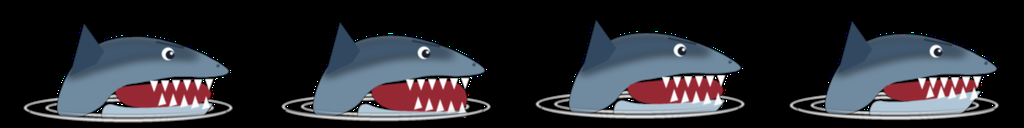
#> input picture assets/shark.png, 1024 x 128 px
$ python -i make_assets.py   (imports and definitions only)
#> lines starting #> are read from the running program, lines starting #| are printed output that depends on the picture
#!/usr/bin/env python3
"""Procedural art generator for the "Frog Jump" (개구리 점프) seasonal maps.

Requirements: Python 3, numpy, scipy, Pillow (WebP support).
Everything is painted procedurally and deterministically (seeded per
theme/asset via crc32), supersampled and downscaled with LANCZOS.

Usage
-----
    python3 tools/make_assets.py                 # every theme + shark
    python3 tools/make_assets.py winter autumn   # only these themes
    python3 tools/make_assets.py shark           # only the shared shark sheet

Output (under assets/, all images are 2x of the 540x960 logical canvas)
-----------------------------------------------------------------------
    assets/shark.png                    1024x128 RGBA, 4 frames of 256x128, faces right
    assets/themes/<id>/water.webp       1080x1920 opaque river water
    assets/themes/<id>/island_start.webp 1080x340 RGBA, shoreline = top edge
    assets/themes/<id>/island_goal.webp  1080x220 RGBA, shoreline = bottom edge,
                                         checkered finish strip y=176..204
    assets/themes/<id>/stone.png        600x200 RGBA oval stepping stone (no shadow)
    assets/themes/<id>/stone_slippery.png 600x200 RGBA wet/slimy (ice in winter)
    assets/themes/<id>/shallow.png      240x160 RGBA faint shoal shadow (alpha<=0.45)
    assets/themes/<id>/particles.png    256x64 RGBA, four 64x64 frames
    assets/themes/<id>/icon.png         96x96 RGBA season icon

How to add a theme
------------------
Add an entry to the THEMES dict (bottom of the "themes" section):

    THEMES['monsoon'] = dict(
        pal=dict(water_top=(r,g,b), water_bot=(r,g,b), water_hi=(r,g,b),
                 water_var=3.0,                      # large-scale colour wobble
                 gnd_a=..., gnd_b=..., sand_a=..., sand_b=...,   # island ground / shore band
                 wet=..., foam=...,                  # shoreline line colours
                 tuft=[(r,g,b), ...],                # tiny ground strokes
                 stone=(r,g,b), shoal=(r,g,b), ring=(r,g,b),
                 algae=[(r,g,b), (r,g,b)]),
        ice=False,                                   # True -> glazed-ice slippery stone
        floaters=fn(img, rng),     # sparse tiny things on the water (paste_sprite helper)
        decor=fn(d, x, y, ss, rng),# one island decoration at (x, y) on an ImageDraw at scale ss
        stone_col=fn(ctx),         # tint / moss / snow on the stone colour array
        stone_over=fn(d, SS, rng), # sprites on the stone (petals, leaves, sparkles ...)
        particles=[fn(d, cx, cy, s)] * 4,   # four 64x64 particle frames (s = motif size)
        icon=fn(d, c, s),          # icon artwork (fills only; outline is auto-added)
        icon_outline=(r, g, b),
    )

Shape helpers (petal, blossom, daisy, sunflower, maple, ginkgo, oak, snowflake,
sparkle, mushroom, evergreen, ...) take (d, cx, cy, size, rot, ...) where d is a
PIL ImageDraw, and can be reused freely.  Then run `python3 tools/make_assets.py monsoon`.
"""
import math
import os
import sys
import zlib

import numpy as np
from PIL import Image, ImageDraw, ImageFilter
from scipy.ndimage import gaussian_filter

ROOT = os.path.abspath(os.path.join(os.path.dirname(__file__), '..', 'assets'))


# ----------------------------------------------------------------------------
# generic helpers
# ----------------------------------------------------------------------------
def rng_for(*parts):
    return np.random.default_rng(zlib.crc32('/'.join(parts).encode()))


def smooth(x, a, b):
    t = np.clip((x - a) / (b - a), 0, 1)
    return t * t * (3 - 2 * t)


def col(c):
    return np.array(c, np.float32)


def lerp(a, b, t):
    return a + (b - a) * t


# [15 lines left out: functions vnoise, fbm, not called in this run]


def to_img(a, mode='RGB'):
    return Image.fromarray(np.clip(a + 0.5, 0, 255).astype(np.uint8), mode)


def save(img, path, **kw):
    os.makedirs(os.path.dirname(path), exist_ok=True)
    img.save(path, **kw)


def lanczos(img, size):
    return img.resize(size, Image.LANCZOS)


# ----------------------------------------------------------------------------
# shape painters: f(d, cx, cy, s, rot, ...)   s = overall diameter in px
# ----------------------------------------------------------------------------
def T(pts, cx, cy, s, rot=0.0, sx=1.0):
    c, sn = math.cos(rot), math.sin(rot)
    return [(cx + (x * sx * c - y * sn) * s, cy + (x * sx * sn + y * c) * s) for x, y in pts]


def chaikin(pts, n=2):
#> called with n = 2
    for _ in range(n):
        out = []
        m = len(pts)
        for i in range(m):
            p, q = pts[i], pts[(i + 1) % m]
            out.append((0.75 * p[0] + 0.25 * q[0], 0.75 * p[1] + 0.25 * q[1]))
            out.append((0.25 * p[0] + 0.75 * q[0], 0.25 * p[1] + 0.75 * q[1]))
        pts = out
    return pts


_R = [(0, 0.5), (0.12, 0.36), (0.26, 0.08), (0.34, -0.2), (0.3, -0.4), (0.17, -0.5), (0.05, -0.47)]
PETAL = chaikin(_R + [(0, -0.43)] + [(-x, y) for x, y in reversed(_R[1:])], 2)


# [8 lines left out: function ell, not called in this run]


def circle(d, cx, cy, r, fill, outline=None):
    d.ellipse((cx - r, cy - r, cx + r, cy + r), fill=fill, outline=outline)


# [40 lines left out: functions petal, blossom, daisy, sunflower, not called in this run]


def maple_pts():
    peaks = [(0, 0.50, 26), (56, 0.48, 26), (-56, 0.48, 26), (112, 0.36, 24), (-112, 0.36, 24)]
    pts = []
    for k in range(0, 360, 3):
        a = k if k <= 180 else k - 360
        r = 0.22
        for pa, pr, hw in peaks:
            dd = abs(((a - pa + 180) % 360) - 180)
            r = max(r, 0.22 + (pr - 0.22) * max(0.0, 1 - dd / hw) ** 0.9)
        r += 0.018 * math.cos(math.radians(a) * 11)
        t = math.radians(a)
        pts.append((r * math.sin(t), -r * math.cos(t) + 0.03))
    return pts


MAPLE = maple_pts()


# [104 lines left out: functions maple, ginkgo, oak, snowflake, sparkle, mushroom and 1 more, not called in this run]


def snow_lump(d, cx, cy, s, rot=0.0, fill=(244, 249, 253), shade=(206, 222, 238)):
    d.polygon(ell(cx + s * 0.03, cy + s * 0.05, s * 0.5, s * 0.3, rot), fill=shade)
    d.polygon(ell(cx, cy, s * 0.48, s * 0.28, rot), fill=fill)


# [338 lines left out: functions sun_icon, sprite, paste_sprite, glow_layer, scatter, paint_water and 7 more, not called in this run]


# ----------------------------------------------------------------------------
# shark
# ----------------------------------------------------------------------------
def shark_frame(i):
    """물 밖으로 입을 벌린 머리만 내민 상어 (오른쪽을 봄). 4프레임: 턱이 벌어졌다 닫히며 살짝 출렁인다."""
    SS = 4
    W, H = 256 * SS, 128 * SS
    ph = 2 * math.pi * i / 4
    openv = 22 + 10 * math.sin(ph)            # 턱 벌어짐 (px)
    bob = 2.0 * math.sin(ph + 1.2)
    wl = (106 + bob) * SS                     # 수면 높이
    S = lambda pts: [(x * SS, (y + bob) * SS) for x, y in pts]
    img = Image.new('RGBA', (W, H), (0, 0, 0, 0))
    d = ImageDraw.Draw(img)

    # 머리 윗부분(등~주둥이~윗턱 아랫선)
    top = chaikin(S([(52, 120), (66, 70), (96, 40), (140, 33), (186, 44), (222, 62), (232, 72), (206, 76),
                     (176, 74), (146, 80), (118, 84), (96, 112)]), 3)
    d.polygon(top, fill=(112, 138, 160, 255))
    # 등 쪽 어두운 음영
    sh = Image.new('RGBA', (W, H), (0, 0, 0, 0))
    ImageDraw.Draw(sh).polygon(chaikin(S([(60, 80), (80, 50), (120, 36), (170, 40), (210, 58), (150, 54), (100, 66)]), 3),
                               fill=(64, 88, 112, 255))
    sh = sh.filter(ImageFilter.GaussianBlur(4 * SS))
    m = Image.new('L', (W, H), 0); ImageDraw.Draw(m).polygon(top, fill=255)
    sh.putalpha(ImageChopsMin(sh.getchannel('A'), m)); img = Image.alpha_composite(img, sh)
    # 입 안쪽(붉은색)
    d = ImageDraw.Draw(img)
    jaw_tip = (214, 78 + openv)
    mouth = chaikin(S([(110, 86), (150, 82), (206, 78), jaw_tip, (170, 92 + openv * 0.6), (126, 100 + openv * 0.3)]), 2)
    d.polygon(mouth, fill=(150, 40, 52, 255))
    # 아랫턱
    low = chaikin(S([(104, 100), (126, 100 + openv * 0.3), (170, 92 + openv * 0.6), jaw_tip, (210, 84 + openv),
                     (190, 108 + openv), (140, 118 + openv * 0.4), (100, 122)]), 3)
    d.polygon(low, fill=(176, 198, 214, 255))
    # 이빨(윗니·아랫니)
    for k in range(6):
        x = 150 + k * 11; y0 = 78 - (x - 150) * 0.03
        d.polygon(S([(x, y0 + 1), (x + 8, y0 + 1), (x + 4, y0 + 12)]), fill=(255, 255, 255, 255))
    for k in range(5):
        x = 158 + k * 11; yb = 90 + openv * (0.5 + 0.04 * k)
        d.polygon(S([(x, yb + 3), (x + 8, yb + 1), (x + 4, yb - 10)]), fill=(250, 250, 250, 255))
    # 눈과 코
    circle(d, 168 * SS, (52 + bob) * SS, 6.2 * SS, (255, 255, 255, 255))
    circle(d, 170 * SS, (53 + bob) * SS, 4.2 * SS, (22, 30, 44, 255))
    circle(d, 171.5 * SS, (51.5 + bob) * SS, 1.4 * SS, (255, 255, 255, 255))
    d.line(S([(156, 40), (184, 46)]), fill=(40, 56, 78, 255), width=int(2.4 * SS))       # 화난 눈썹
    circle(d, 218 * SS, (64 + bob) * SS, 1.6 * SS, (60, 82, 104, 255))
    # 등지느러미 (머리 뒤로 살짝)
    d.polygon(S([(70, 74), (84, 22), (104, 50), (96, 62)]), fill=(50, 72, 96, 255))
    img = img.filter(ImageFilter.GaussianBlur(0.5 * SS))
    # 수면: 아래쪽은 물에 잠겨 사라진다
    mask = Image.new('L', (W, H), 255)
    md = ImageDraw.Draw(mask)
    for y in range(int(wl), H):
        md.line([(0, y), (W, y)], fill=max(0, 255 - int((y - wl) / (SS * 1.0) * 24)))
    img.putalpha(ImageChopsMin(img.getchannel('A'), mask))
    # 물보라 고리
    foam = Image.new('RGBA', (W, H), (0, 0, 0, 0))
    fd = ImageDraw.Draw(foam)
    for k, (rx, ry, al) in enumerate([(104, 13, 200), (84, 9, 150)]):
        cx = 128 + 2 * math.sin(ph + k)
        fd.ellipse([(cx - rx) * SS, wl - ry * SS, (cx + rx) * SS, wl + ry * SS], outline=(255, 255, 255, al), width=int(2.6 * SS))
    foam = foam.filter(ImageFilter.GaussianBlur(0.8 * SS))
    img = Image.alpha_composite(foam, img)
    # 앞쪽 물결(몸 앞을 가린다)
    front = Image.new('RGBA', (W, H), (0, 0, 0, 0))
    ImageDraw.Draw(front).arc([(26) * SS, wl - 12 * SS, 230 * SS, wl + 14 * SS], 15, 165, fill=(255, 255, 255, 215), width=int(3 * SS))
    img = Image.alpha_composite(img, front.filter(ImageFilter.GaussianBlur(0.8 * SS)))
    return lanczos(img, (256, 128))


def ImageChopsMin(a, b):
    from PIL import ImageChops
    return ImageChops.darker(a, b)


# [5 lines left out: function paint_shark, not called in this run]


# ----------------------------------------------------------------------------
# themes
# ----------------------------------------------------------------------------
def rc(rng, opts):
    return opts[int(rng.integers(len(opts)))]


# ---- spring -----------------------------------------------------------------
# [46 lines left out: functions spring_floaters, spring_decor, spring_stone_col, spring_stone_over, spring_particle, not called in this run]


def spring_icon(d, c, s):
    blossom(d, c, c, s, 0.1, (255, 150, 184), (255, 196, 214), (255, 218, 96), (222, 84, 130))


# ---- summer -----------------------------------------------------------------
# [37 lines left out: functions summer_floaters, summer_decor, summer_stone_col, summer_stone_over, not called in this run]


def make_sparkle_particle(fr_cols):
    # [10 lines left out: function f, not called in this run]
    return f


def summer_icon(d, c, s):
    sun_icon(d, c, s)


# ---- autumn -----------------------------------------------------------------
# [30 lines left out: functions autumn_floaters, autumn_decor, not called in this run]


def autumn_stone_col(ctx):
    c = ctx['col']
    ctx['col'] = lerp(c, col((188, 176, 160)), 0.18)


# [22 lines left out: functions autumn_stone_over, autumn_particle, not called in this run]


def autumn_icon(d, c, s):
    maple(d, c, c + s * 0.02, s * 1.02, 0.0, (232, 84, 36), (160, 36, 24), vw=1.5)


# ---- winter -----------------------------------------------------------------
# [73 lines left out: functions winter_floaters, winter_decor, winter_stone_col, winter_stone_over, winter_particle_wrap, not called in this run]


def winter_icon(d, c, s):
    snowflake(d, c, c, s, 0.0, (246, 252, 255, 255), int(s * 0.11), 1)


def spring_particle_wrap(fr, cx, cy, s, idx, SS):
    d = ImageDraw.Draw(fr)
    spring_particle(d, cx, cy, s, idx, SS)


def autumn_particle_wrap(fr, cx, cy, s, idx, SS):
    d = ImageDraw.Draw(fr)
    autumn_particle(d, cx, cy, s, idx, SS)


THEMES = {
    'spring': dict(
        pal=dict(water_top=(116, 214, 212), water_bot=(92, 196, 206), water_hi=(200, 244, 240), water_var=3.5,
                 gnd_a=(160, 184, 128), gnd_b=(176, 190, 134), sand_a=(236, 226, 184), sand_b=(228, 220, 180),
                 wet=(208, 200, 160), foam=(248, 252, 250),
                 tuft=[(134, 164, 104), (184, 202, 146), (150, 176, 112)],
                 stone=(208, 210, 206), shoal=(54, 150, 140), ring=(214, 246, 238), algae=[(70, 160, 70), (140, 210, 96)]),
        ice=False, floaters=spring_floaters, decor=spring_decor, stone_col=spring_stone_col, stone_over=spring_stone_over,
        particles=[spring_particle_wrap] * 4, icon=spring_icon, icon_outline=(176, 58, 104)),
    'summer': dict(
        pal=dict(water_top=(20, 168, 214), water_bot=(10, 140, 200), water_hi=(170, 236, 250), water_var=3.5,
                 gnd_a=(148, 170, 104), gnd_b=(160, 178, 110), sand_a=(242, 224, 164), sand_b=(234, 214, 150),
                 wet=(214, 196, 142), foam=(252, 252, 246),
                 tuft=[(120, 152, 84), (176, 196, 122), (132, 160, 90)],
                 stone=(226, 214, 190), shoal=(18, 126, 150), ring=(190, 242, 246), algae=[(62, 156, 64), (132, 208, 84)]),
        ice=False, floaters=summer_floaters, decor=summer_decor, stone_col=summer_stone_col, stone_over=summer_stone_over,
        particles=[make_sparkle_particle([(255, 255, 255), (255, 244, 176), (190, 242, 255), (255, 255, 255)])] * 4,
        icon=summer_icon, icon_outline=(196, 96, 18)),
    'autumn': dict(
        pal=dict(water_top=(46, 120, 118), water_bot=(34, 100, 106), water_hi=(112, 176, 164), water_var=3.0,
                 gnd_a=(172, 138, 86), gnd_b=(184, 150, 92), sand_a=(224, 200, 146), sand_b=(214, 190, 136),
                 wet=(190, 160, 110), foam=(244, 240, 226),
                 tuft=[(150, 116, 68), (204, 172, 100), (176, 138, 78)],
                 stone=(204, 202, 198), shoal=(28, 88, 80), ring=(172, 220, 200), algae=[(66, 140, 66), (130, 192, 84)]),
        ice=False, floaters=autumn_floaters, decor=autumn_decor, stone_col=autumn_stone_col, stone_over=autumn_stone_over,
        particles=[autumn_particle_wrap] * 4, icon=autumn_icon, icon_outline=(122, 30, 22)),
    'winter': dict(
        pal=dict(water_top=(168, 210, 232), water_bot=(148, 196, 224), water_hi=(236, 248, 255), water_var=3.0,
                 gnd_a=(220, 231, 241), gnd_b=(210, 224, 238), sand_a=(240, 246, 252), sand_b=(232, 241, 249),
                 wet=(196, 220, 238), foam=(255, 255, 255),
                 tuft=[(196, 212, 230), (234, 242, 250), (186, 204, 226)],
                 stone=(200, 208, 220), shoal=(234, 246, 255), ring=(255, 255, 255), algae=[(0, 0, 0), (0, 0, 0)]),
        ice=True, floaters=winter_floaters, decor=winter_decor, stone_col=winter_stone_col, stone_over=winter_stone_over,
        particles=[winter_particle_wrap] * 4, icon=winter_icon, icon_outline=(52, 104, 164)),
}


# ----------------------------------------------------------------------------
# driver
# ----------------------------------------------------------------------------
# [24 lines left out: functions build_theme, main, not called in this run]


# [2 lines not run here, left out]

>>> import cv2
>>> picture = cv2.imread('../assets/shark.png', cv2.IMREAD_GRAYSCALE)
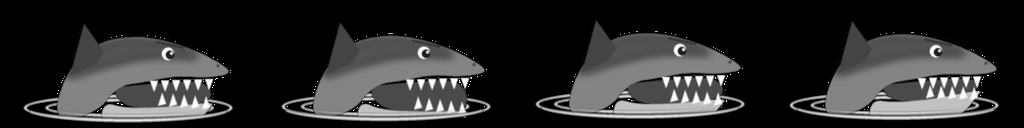
#> picture: shape (128, 1024); min 0, max 255, mean 44.2
>>> result = shark_frame(picture)
#> (the run stopped early here; a loop or call above may not have finished)
